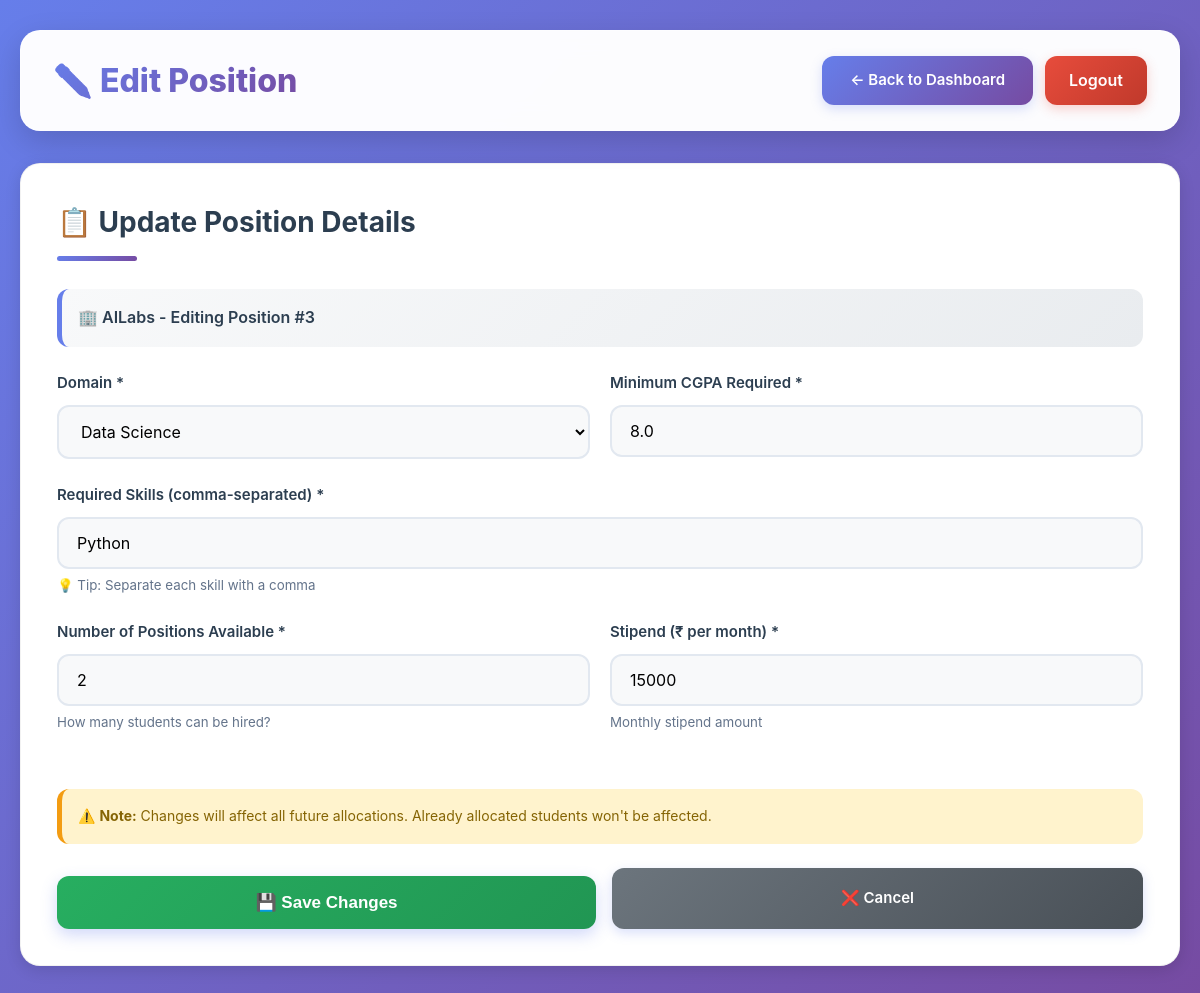
The page /company/position/edit/3 (signed in) on the database its author committed.
### tables this page shows
CREATE TABLE company_profile (
            user_id INTEGER PRIMARY KEY,
            company_name TEXT,
            location TEXT,
            contact_email TEXT,
            contact_no TEXT,
            profile_logo TEXT,
            FOREIGN KEY(user_id) REFERENCES users(user_id) ON DELETE CASCADE
        );

CREATE TABLE company_positions (
            position_id INTEGER PRIMARY KEY AUTOINCREMENT,
            company_id INTEGER,
            domain TEXT,
            required_skills TEXT,
            min_cgpa REAL DEFAULT 0,
            positions INTEGER DEFAULT 0,
            stipend INTEGER DEFAULT 0,
            FOREIGN KEY(company_id) REFERENCES users(user_id) ON DELETE CASCADE
        );

### app.py (the view, shortened to what this page needs)
@app.route('/company/position/edit/<int:position_id>', methods=['GET', 'POST'])
@role_required('company')
def edit_position(position_id):
    with get_connection() as conn:
        position = conn.execute("""
            SELECT position_id, domain, required_skills, min_cgpa, positions, stipend
            FROM company_positions
            WHERE position_id = ? AND company_id = ?
        """, (position_id, session['user_id'])).fetchone()
        if not position:
            flash('Position not found or unauthorized access.', 'error')
            return redirect(url_for('company_dashboard'))
        profile = conn.execute("""
            SELECT company_name, location, contact_email, contact_no, profile_logo
            FROM company_profile
            WHERE user_id = ?
        """, (session['user_id'],)).fetchone()
    return render_template('edit_position.html', position=position, profile=profile)

### app.py (called while the page is built)
def role_required(required_role):
    def decorator(f):
        @wraps(f)
        def decorated_function(*args, **kwargs):
            if 'user_id' not in session:
                flash("Please log in to access this page.", "error")
                return redirect(url_for('login'))
            if session.get('role') != required_role:
                flash(f"Access denied. This page is for {required_role}s only.", "error")
                return render_template('403.html'), 403
            return f(*args, **kwargs)
        return decorated_function
    return decorator

def get_connection():
    return sqlite3.connect("platform.db")

### templates/edit_position.html (shortened to what this page needs)
<!DOCTYPE html>
<html lang="en">
<head>
    <link rel="stylesheet" href="{{ url_for('static', filename='css/style.css') }}">
</head>
<body>
    <div class="container">
        <div class="header">
            <h1>✏️ Edit Position</h1>
            <div class="header-actions">
                <a href="/company/dashboard" class="btn">← Back to Dashboard</a>
                <a href="/logout" class="logout-btn">Logout</a>
            </div>
        </div>
        <div class="card">
            <h2>📋 Update Position Details</h2>
            {% if profile and profile[0] %}
            <div style="padding: 16px; background: linear-gradient(135deg, #f8f9fa 0%, #e9ecef 100%); border-radius: 12px; margin-bottom: 24px; border-left: 5px solid #667eea;">
                <p style="margin: 0; font-weight: 600; color: var(--dark-text);">
                    🏢 {{ profile[0] }} - Editing Position #{{ position[0] }}
                </p>
            </div>
            {% endif %}
            <form method="POST">
                <div style="display: grid; grid-template-columns: 1fr 1fr; gap: 20px;">
                    <div class="form-group">
                        <label for="domain">Domain *</label>
                        <select id="domain" name="domain" required>
                            <option value="Data Science" {% if position[1] == "Data Science" %}selected{% endif %}>Data Science</option>
                        </select>
                    </div>
                    <div class="form-group">
                        <label for="min_cgpa">Minimum CGPA Required *</label>
                        <input type="number" id="min_cgpa" name="min_cgpa" step="0.01" min="0" max="10"
                               value="{{ position[3] }}" required>
                    </div>
                </div>
                <div class="form-group">
                    <label for="required_skills">Required Skills (comma-separated) *</label>
                    <input type="text" id="required_skills" name="required_skills"
                           value="{{ position[2] }}" required>
                    <small style="color: #64748b; display: block; margin-top: 6px;">💡 Tip: Separate each skill with a comma</small>
                </div>
                <div style="display: grid; grid-template-columns: 1fr 1fr; gap: 20px;">
                    <div class="form-group">
                        <label for="positions">Number of Positions Available *</label>
                        <input type="number" id="positions" name="positions" min="1" max="100"
                               value="{{ position[4] }}" required>
                        <small style="color: #64748b; display: block; margin-top: 6px;">How many students can be hired?</small>
                    </div>
                    <div class="form-group">
                        <label for="stipend">Stipend (₹ per month) *</label>
                        <input type="number" id="stipend" name="stipend" min="0"
                               value="{{ position[5] }}" required>
                        <small style="color: #64748b; display: block; margin-top: 6px;">Monthly stipend amount</small>
                    </div>
                </div>
                <div style="margin-top: 32px; padding: 16px; background: #fff3cd; border-radius: 12px; border-left: 5px solid #f39c12;">
                    <p style="margin: 0; color: #856404; font-size: 14px;">
                        ⚠️ <strong>Note:</strong> Changes will affect all future allocations. Already allocated students won't be affected.
                    </p>
                </div>
                <div style="display: flex; gap: 16px; margin-top: 24px;">
                    <button type="submit" style="flex: 1; background: linear-gradient(135deg, #27ae60 0%, #219653 100%);">
                        💾 Save Changes
                    </button>
                    <a href="/company/dashboard" class="btn" style="flex: 1; background: linear-gradient(135deg, #6c757d 0%, #495057 100%); text-align: center; display: flex; align-items: center; justify-content: center; text-decoration: none;">
                        ❌ Cancel
                    </a>
                </div>
            </form>
        </div>
    </div>
</body>
</html>

### static/css/style.css (style rules this page uses)
:root { --primary-gradient: linear-gradient(135deg, #667eea 0%, #764ba2 100%); --success-color: #27ae60; --danger-color: #e74c3c; --warning-color: #f39c12; --info-color: #3498db; --dark-text: #2c3e50; --light-text: #64748b; --border-color: #e2e8f0; --bg-light: #f8f9fa; --shadow-sm: 0 2px 8px rgba(0, 0, 0, 0.08); --shadow-md: 0 4px 16px rgba(0, 0, 0, 0.12); --shadow-lg: 0 10px 30px rgba(0, 0, 0, 0.15); }
* { margin: 0; padding: 0; box-sizing: border-box; }
body { font-family: 'Inter', 'Segoe UI', -apple-system, BlinkMacSystemFont, sans-serif; background: var(--primary-gradient); min-height: 100vh; color: var(--dark-text); line-height: 1.6; }
.container { max-width: 1400px; margin: 30px auto; padding: 0 20px; }
.header { background: rgba(255, 255, 255, 0.98); backdrop-filter: blur(12px); padding: 24px 32px; border-radius: 20px; margin-bottom: 32px; box-shadow: var(--shadow-lg); display: flex; justify-content: space-between; align-items: center; border: 1px solid rgba(255, 255, 255, 0.3); }
.header h1 { font-size: 32px; font-weight: 800; background: var(--primary-gradient); -webkit-background-clip: text; -webkit-text-fill-color: transparent; background-clip: text; }
.header-actions { display: flex; gap: 12px; }
.btn { padding: 12px 28px; background: var(--primary-gradient); color: white; border: none; border-radius: 12px; font-size: 15px; font-weight: 600; cursor: pointer; text-decoration: none; display: inline-block; transition: all 0.3s cubic-bezier(0.4, 0, 0.2, 1); box-shadow: 0 4px 12px rgba(102, 126, 234, 0.25); text-align: center; }
.logout-btn { padding: 12px 24px; background: linear-gradient(135deg, #e74c3c 0%, #c0392b 100%); color: white; border: none; border-radius: 12px; font-weight: 600; text-decoration: none; transition: all 0.3s ease; box-shadow: 0 4px 12px rgba(231, 76, 60, 0.25); }
.card { background: white; border-radius: 20px; box-shadow: var(--shadow-md); padding: 36px; margin-bottom: 32px; transition: all 0.3s ease; border: 1px solid rgba(0, 0, 0, 0.05); }
.card h2 { font-size: 28px; color: var(--dark-text); margin-bottom: 28px; font-weight: 700; position: relative; padding-bottom: 16px; }
.card h2::after { content: ''; position: absolute; bottom: 0; left: 0; width: 80px; height: 5px; background: var(--primary-gradient); border-radius: 3px; }
.form-group { margin-bottom: 24px; }
label { display: block; margin-bottom: 10px; font-weight: 600; color: var(--dark-text); font-size: 15px; }
input[type="text"], input[type="email"], input[type="password"], input[type="number"], input[type="file"], textarea, select { width: 100%; padding: 14px 18px; border: 2px solid var(--border-color); border-radius: 12px; font-size: 16px; font-family: inherit; transition: all 0.3s ease; background: var(--bg-light); }
button[type="submit"] { width: 100%; padding: 16px 32px; background: var(--primary-gradient); color: white; border: none; border-radius: 12px; font-size: 17px; font-weight: 700; cursor: pointer; transition: all 0.3s ease; box-shadow: 0 6px 16px rgba(102, 126, 234, 0.3); margin-top: 8px; }

### rows shown on the page
company_profile: company_name "AILabs"
company_positions: position_id "3", domain "Data Science", min_cgpa "8.0", required_skills "Python", positions "2", stipend "15000"
